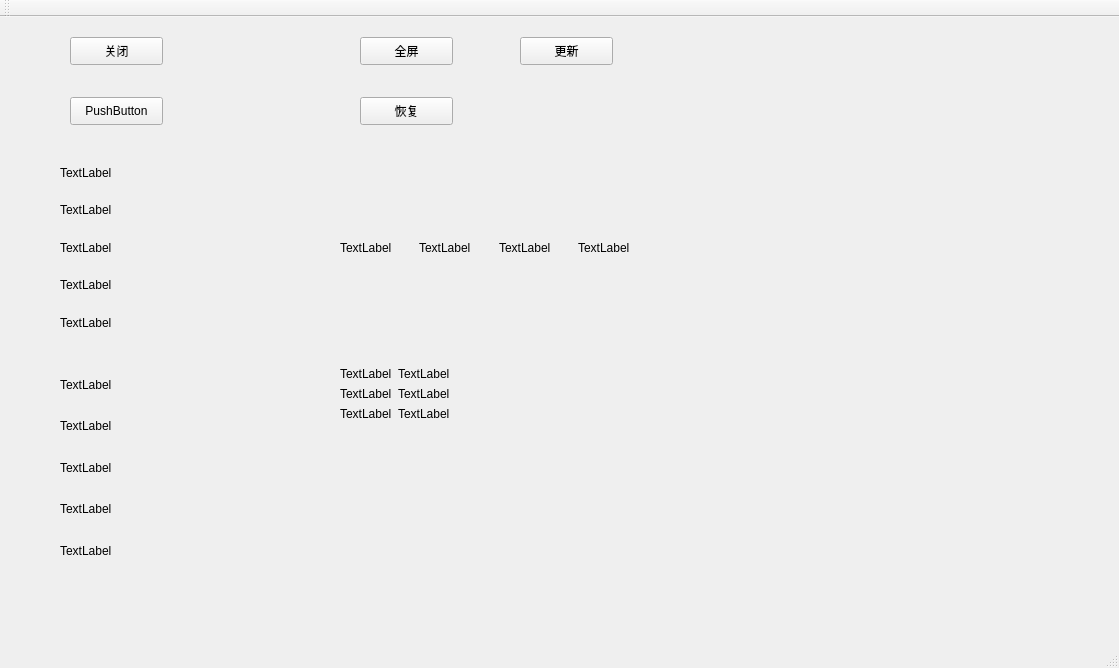
<?xml version="1.0" encoding="UTF-8"?>
<ui version="4.0">
 <class>MainWindow</class>
 <widget class="QMainWindow" name="MainWindow">
  <property name="geometry">
   <rect>
    <x>0</x>
    <y>0</y>
    <width>1119</width>
    <height>668</height>
   </rect>
  </property>
  <property name="windowTitle">
   <string>MainWindow</string>
  </property>
  <widget class="QWidget" name="centralwidget">
   <widget class="QWidget" name="verticalLayoutWidget">
    <property name="geometry">
     <rect>
      <x>60</x>
      <y>140</y>
      <width>221</width>
      <height>181</height>
     </rect>
    </property>
    <layout class="QVBoxLayout" name="verticalLayout">
     <item>
      <widget class="QLabel" name="label">
       <property name="text">
        <string>TextLabel</string>
       </property>
      </widget>
     </item>
     <item>
      <widget class="QLabel" name="label_3">
       <property name="text">
        <string>TextLabel</string>
       </property>
      </widget>
     </item>
     <item>
      <widget class="QLabel" name="label_20">
       <property name="text">
        <string>TextLabel</string>
       </property>
      </widget>
     </item>
     <item>
      <widget class="QLabel" name="label_4">
       <property name="text">
        <string>TextLabel</string>
       </property>
      </widget>
     </item>
     <item>
      <widget class="QLabel" name="label_2">
       <property name="text">
        <string>TextLabel</string>
       </property>
      </widget>
     </item>
    </layout>
   </widget>
   <widget class="QWidget" name="horizontalLayoutWidget">
    <property name="geometry">
     <rect>
      <x>340</x>
      <y>140</y>
      <width>311</width>
      <height>181</height>
     </rect>
    </property>
    <layout class="QHBoxLayout" name="horizontalLayout">
     <item>
      <widget class="QLabel" name="label_5">
       <property name="text">
        <string>TextLabel</string>
       </property>
      </widget>
     </item>
     <item>
      <widget class="QLabel" name="label_19">
       <property name="text">
        <string>TextLabel</string>
       </property>
      </widget>
     </item>
     <item>
      <widget class="QLabel" name="label_7">
       <property name="text">
        <string>TextLabel</string>
       </property>
      </widget>
     </item>
     <item>
      <widget class="QLabel" name="label_6">
       <property name="text">
        <string>TextLabel</string>
       </property>
      </widget>
     </item>
    </layout>
   </widget>
   <widget class="QWidget" name="gridLayoutWidget">
    <property name="geometry">
     <rect>
      <x>60</x>
      <y>350</y>
      <width>221</width>
      <height>201</height>
     </rect>
    </property>
    <layout class="QGridLayout" name="gridLayout">
     <item row="2" column="0">
      <widget class="QLabel" name="label_9">
       <property name="text">
        <string>TextLabel</string>
       </property>
      </widget>
     </item>
     <item row="3" column="0">
      <widget class="QLabel" name="label_11">
       <property name="text">
        <string>TextLabel</string>
       </property>
      </widget>
     </item>
     <item row="4" column="0">
      <widget class="QLabel" name="label_8">
       <property name="text">
        <string>TextLabel</string>
       </property>
      </widget>
     </item>
     <item row="0" column="0">
      <widget class="QLabel" name="label_10">
       <property name="text">
        <string>TextLabel</string>
       </property>
      </widget>
     </item>
     <item row="1" column="0">
      <widget class="QLabel" name="label_18">
       <property name="text">
        <string>TextLabel</string>
       </property>
      </widget>
     </item>
    </layout>
   </widget>
   <widget class="QWidget" name="formLayoutWidget">
    <property name="geometry">
     <rect>
      <x>340</x>
      <y>350</y>
      <width>311</width>
      <height>191</height>
     </rect>
    </property>
    <layout class="QFormLayout" name="formLayout">
     <item row="0" column="0">
      <widget class="QLabel" name="label_12">
       <property name="text">
        <string>TextLabel</string>
       </property>
      </widget>
     </item>
     <item row="1" column="0">
      <widget class="QLabel" name="label_13">
       <property name="text">
        <string>TextLabel</string>
       </property>
      </widget>
     </item>
     <item row="0" column="1">
      <widget class="QLabel" name="label_14">
       <property name="text">
        <string>TextLabel</string>
       </property>
      </widget>
     </item>
     <item row="1" column="1">
      <widget class="QLabel" name="label_15">
       <property name="text">
        <string>TextLabel</string>
       </property>
      </widget>
     </item>
     <item row="2" column="0">
      <widget class="QLabel" name="label_16">
       <property name="text">
        <string>TextLabel</string>
       </property>
      </widget>
     </item>
     <item row="2" column="1">
      <widget class="QLabel" name="label_17">
       <property name="text">
        <string>TextLabel</string>
       </property>
      </widget>
     </item>
    </layout>
   </widget>
   <widget class="QPushButton" name="pushButton">
    <property name="geometry">
     <rect>
      <x>70</x>
      <y>20</y>
      <width>93</width>
      <height>28</height>
     </rect>
    </property>
    <property name="text">
     <string>关闭</string>
    </property>
   </widget>
   <widget class="QPushButton" name="pushButton_2">
    <property name="geometry">
     <rect>
      <x>360</x>
      <y>20</y>
      <width>93</width>
      <height>28</height>
     </rect>
    </property>
    <property name="text">
     <string>全屏</string>
    </property>
   </widget>
   <widget class="QPushButton" name="pushButton_3">
    <property name="geometry">
     <rect>
      <x>360</x>
      <y>80</y>
      <width>93</width>
      <height>28</height>
     </rect>
    </property>
    <property name="text">
     <string>恢复</string>
    </property>
   </widget>
   <widget class="QPushButton" name="pushButton_4">
    <property name="geometry">
     <rect>
      <x>70</x>
      <y>80</y>
      <width>93</width>
      <height>28</height>
     </rect>
    </property>
    <property name="text">
     <string>PushButton</string>
    </property>
   </widget>
   <widget class="QPushButton" name="pushButton_5">
    <property name="geometry">
     <rect>
      <x>520</x>
      <y>20</y>
      <width>93</width>
      <height>28</height>
     </rect>
    </property>
    <property name="text">
     <string>更新</string>
    </property>
   </widget>
  </widget>
  <widget class="QMenuBar" name="menubar">
   <property name="geometry">
    <rect>
     <x>0</x>
     <y>0</y>
     <width>1119</width>
     <height>26</height>
    </rect>
   </property>
  </widget>
  <widget class="QStatusBar" name="statusbar"/>
  <widget class="QToolBar" name="toolBar">
   <property name="windowTitle">
    <string>toolBar</string>
   </property>
   <attribute name="toolBarArea">
    <enum>TopToolBarArea</enum>
   </attribute>
   <attribute name="toolBarBreak">
    <bool>false</bool>
   </attribute>
  </widget>
 </widget>
 <resources/>
 <connections>
  <connection>
   <sender>pushButton</sender>
   <signal>clicked()</signal>
   <receiver>MainWindow</receiver>
   <slot>close()</slot>
   <hints>
    <hint type="sourcelabel">
     <x>134</x>
     <y>70</y>
    </hint>
    <hint type="destinationlabel">
     <x>399</x>
     <y>101</y>
    </hint>
   </hints>
  </connection>
  <connection>
   <sender>pushButton_2</sender>
   <signal>clicked()</signal>
   <receiver>MainWindow</receiver>
   <slot>showFullScreen()</slot>
   <hints>
    <hint type="sourcelabel">
     <x>448</x>
     <y>68</y>
    </hint>
    <hint type="destinationlabel">
     <x>670</x>
     <y>48</y>
    </hint>
   </hints>
  </connection>
  <connection>
   <sender>pushButton_3</sender>
   <signal>clicked()</signal>
   <receiver>MainWindow</receiver>
   <slot>showNormal()</slot>
   <hints>
    <hint type="sourcelabel">
     <x>418</x>
     <y>140</y>
    </hint>
    <hint type="destinationlabel">
     <x>664</x>
     <y>164</y>
    </hint>
   </hints>
  </connection>
  <connection>
   <sender>pushButton_4</sender>
   <signal>clicked()</signal>
   <receiver>label</receiver>
   <slot>clear()</slot>
   <hints>
    <hint type="sourcelabel">
     <x>157</x>
     <y>134</y>
    </hint>
    <hint type="destinationlabel">
     <x>131</x>
     <y>185</y>
    </hint>
   </hints>
  </connection>
 </connections>
</ui>
